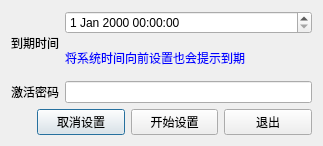
<?xml version="1.0" encoding="UTF-8"?>
<ui version="4.0">
 <class>w_sys_manage_sqlcopy_soft_limit_Dialog</class>
 <widget class="QDialog" name="w_sys_manage_sqlcopy_soft_limit_Dialog">
  <property name="geometry">
   <rect>
    <x>0</x>
    <y>0</y>
    <width>323</width>
    <height>146</height>
   </rect>
  </property>
  <property name="windowTitle">
   <string>Dialog</string>
  </property>
  <layout class="QVBoxLayout" name="verticalLayout_2">
   <item>
    <layout class="QGridLayout" name="gridLayout">
     <item row="0" column="0">
      <widget class="QLabel" name="label">
       <property name="text">
        <string>到期时间</string>
       </property>
      </widget>
     </item>
     <item row="0" column="1">
      <layout class="QVBoxLayout" name="verticalLayout">
       <item>
        <widget class="lds_datetimeEdit" name="dateTimeEdit"/>
       </item>
       <item>
        <widget class="QLabel" name="label_3">
         <property name="styleSheet">
          <string notr="true">color:blue;</string>
         </property>
         <property name="text">
          <string>将系统时间向前设置也会提示到期</string>
         </property>
        </widget>
       </item>
      </layout>
     </item>
     <item row="1" column="0">
      <widget class="QLabel" name="label_2">
       <property name="text">
        <string>激活密码</string>
       </property>
      </widget>
     </item>
     <item row="1" column="1">
      <widget class="QLineEdit" name="lineEdit_pwd"/>
     </item>
    </layout>
   </item>
   <item>
    <layout class="QHBoxLayout" name="horizontalLayout">
     <item>
      <widget class="QLabel" name="label_led">
       <property name="minimumSize">
        <size>
         <width>20</width>
         <height>20</height>
        </size>
       </property>
       <property name="maximumSize">
        <size>
         <width>20</width>
         <height>20</height>
        </size>
       </property>
       <property name="text">
        <string/>
       </property>
      </widget>
     </item>
     <item>
      <widget class="lds_toolbar_button" name="pushButton_cancelset">
       <property name="text">
        <string>取消设置</string>
       </property>
       <property name="outer_stylesheet" stdset="0">
        <string>pushbutton</string>
       </property>
      </widget>
     </item>
     <item>
      <widget class="lds_toolbar_button" name="pushButton_beginset">
       <property name="text">
        <string>开始设置</string>
       </property>
       <property name="outer_stylesheet" stdset="0">
        <string>pushbutton</string>
       </property>
      </widget>
     </item>
     <item>
      <widget class="lds_toolbar_button" name="pushButton_cancel">
       <property name="text">
        <string>退出</string>
       </property>
       <property name="outer_stylesheet" stdset="0">
        <string>pushbutton</string>
       </property>
      </widget>
     </item>
    </layout>
   </item>
  </layout>
 </widget>
 <customwidgets>
  <customwidget>
   <class>lds_datetimeEdit</class>
   <extends>QDateTimeEdit</extends>
   <header>lds_datetimeedit.h</header>
  </customwidget>
  <customwidget>
   <class>lds_toolbar_button</class>
   <extends>QPushButton</extends>
   <header>lds_toolbar_button.h</header>
  </customwidget>
 </customwidgets>
 <resources/>
 <connections/>
</ui>
